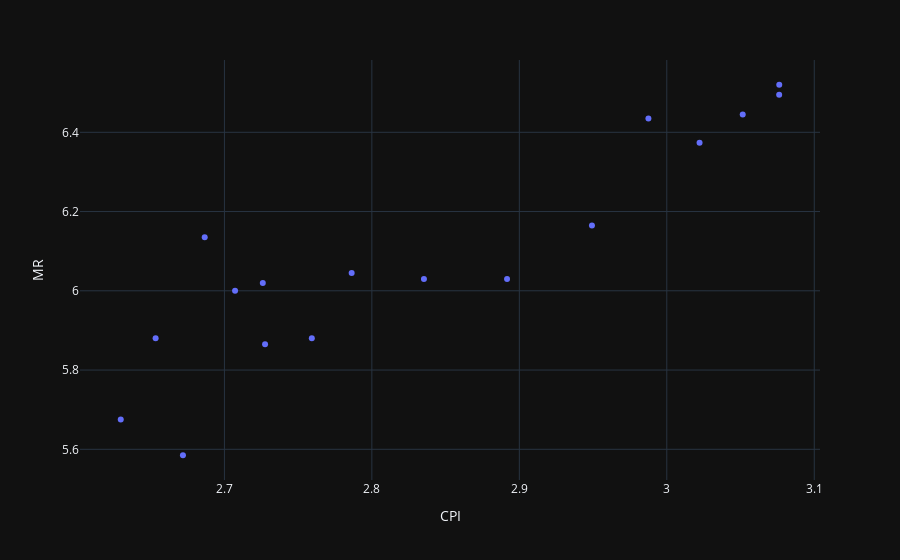

The notebook cell saved with this chart:
### Markdown cell above
## Linear regression
### Visualize relationship

### Code cell


### Figure 1 — Plotly figure (JSON) as saved in the notebook; plotly's stock layout.template omitted (floating-point values rounded to 4 significant figures)
{"data": [{"hovertemplate": "CPI=%{x}<br>MR=%{y}<extra></extra>", "legendgroup": "", "marker": {"color": "#636efa", "symbol": "circle"}, "mode": "markers", "name": "", "orientation": "v", "showlegend": false, "type": "scatter", "x": [2.726, 2.672, 2.63, 2.653, 2.687, 2.707, 2.728, 2.759, 2.786, 2.835, 2.892, 2.949, 2.988, 3.022, 3.051, 3.076, 3.076], "xaxis": "x", "y": [6.02, 5.585, 5.675, 5.88, 6.135, 6.0, 5.865, 5.88, 6.045, 6.03, 6.03, 6.165, 6.435, 6.373, 6.445, 6.52, 6.495], "yaxis": "y"}], "layout": {"legend": {"tracegroupgap": 0}, "margin": {"t": 60}, "xaxis": {"anchor": "y", "domain": [0, 1], "title": {"text": "CPI"}}, "yaxis": {"anchor": "x", "domain": [0, 1], "title": {"text": "MR"}}}}
